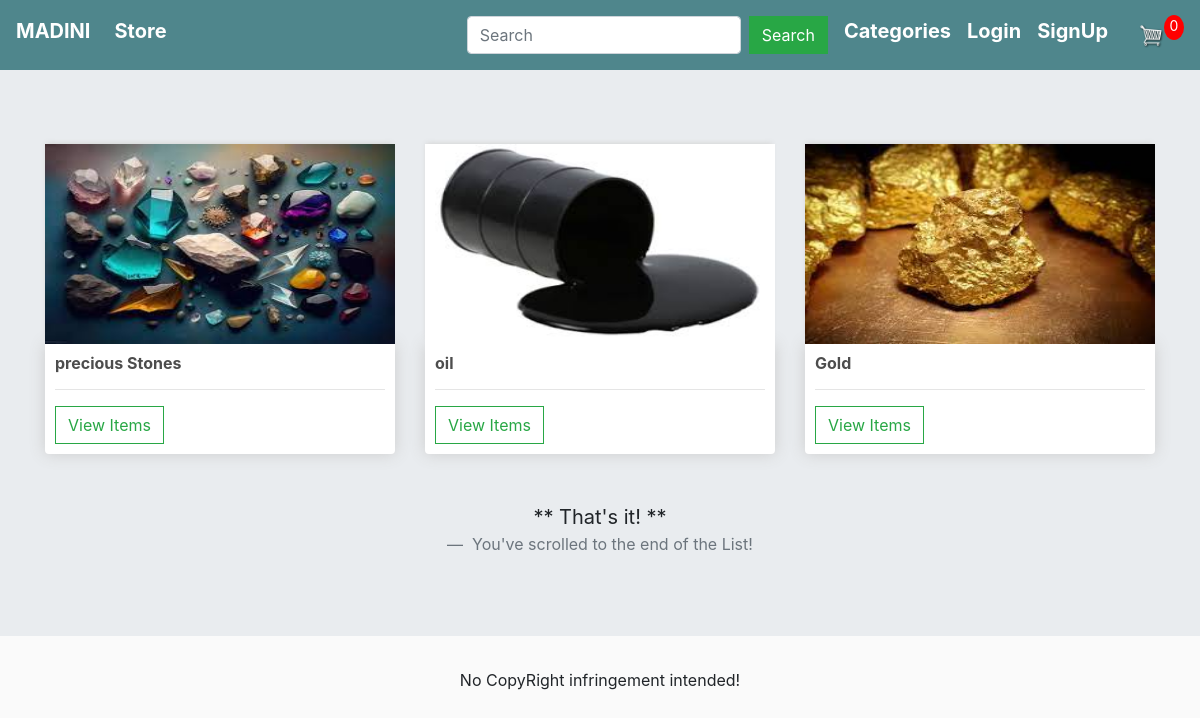
The page / on the database its author committed.
### store/models.py (models this page shows, shortened)
class ProductCategories(models.Model):
    name = models.CharField(max_length=100,blank=False,null=True)
    image = models.ImageField(null=True,blank=False)
    @property
    def get_imageURL(self):
        try:
            url = self.image.url
        except:
            url = ''
        return url

### store/views.py (the view)
# urls.py: path('',include('store.urls'),name='app_store'),
def store(request):
    total_item_cart = 0
    if request.user.is_authenticated:
        items = OrderItem.objects.filter(user=request.user)
        for item in items:
            total_item_cart += item.quantity
    product_categories = ProductCategories.objects.all()
    context = {
        'product_categories' : product_categories,
        'total_item_cart' : total_item_cart,
    }
    return render(request, 'store/store.html', context)

### store/templates/store/store.html
{% extends 'store/main.html' %}
{% load static %}
{% block content %}
	<div class="row">
		{% for product in product_categories %}
			<div class="col-lg-4">
				<img class="thumbnail" src="{{ product.get_imageURL }}">
				<div class="box-element product">
					<h6><strong>{{product.name}}</strong></h6>
					<hr>
					<a class="btn btn-outline-success" href="{% url 'show_items' product.id %}">View Items</a>
				</div>
			</div>
		{% endfor %}
	</div>
	<br><br>
	<blockquote class="blockquote text-center">
		<p class="mb-0">** That's it! **</p>
		<footer class="blockquote-footer"> You've scrolled to the end of the List!</footer>
	</blockquote>
	{% endblock content %}

### store/static/store/css/main.css (style rules this page uses)
body { background-color: hsl(0, 0%, 98%); }
h1,h2,h3,h4,h5,h6 { color:hsl(0, 0%, 30%); }
.box-element { box-shadow:hsl(0, 0%, 80%) 0 0 16px; background-color: #fff; border-radius: 4px; padding: 10px; }
.thumbnail { width: 100%; height: 200px; -webkit-box-shadow: -1px -3px 5px -2px rgba(214,214,214,1); -moz-box-shadow: -1px -3px 5px -2px rgba(214,214,214,1); box-shadow: -1px -3px 5px -2px rgba(214,214,214,1); }
.product { border-radius: 0 0 4px 4px; }
.col-lg-4, .col-lg-6, .col-lg-8, .col-lg-12 { margin-top: 10px; }
.btn { border-radius: 0; }

### rows shown on the page
ProductCategories: get_imageURL (picture), name "precious Stones"
ProductCategories: get_imageURL (picture), name "oil"
ProductCategories: get_imageURL (picture), name "Gold"

### other values the page prints
{{ total_item_cart }} "0"
